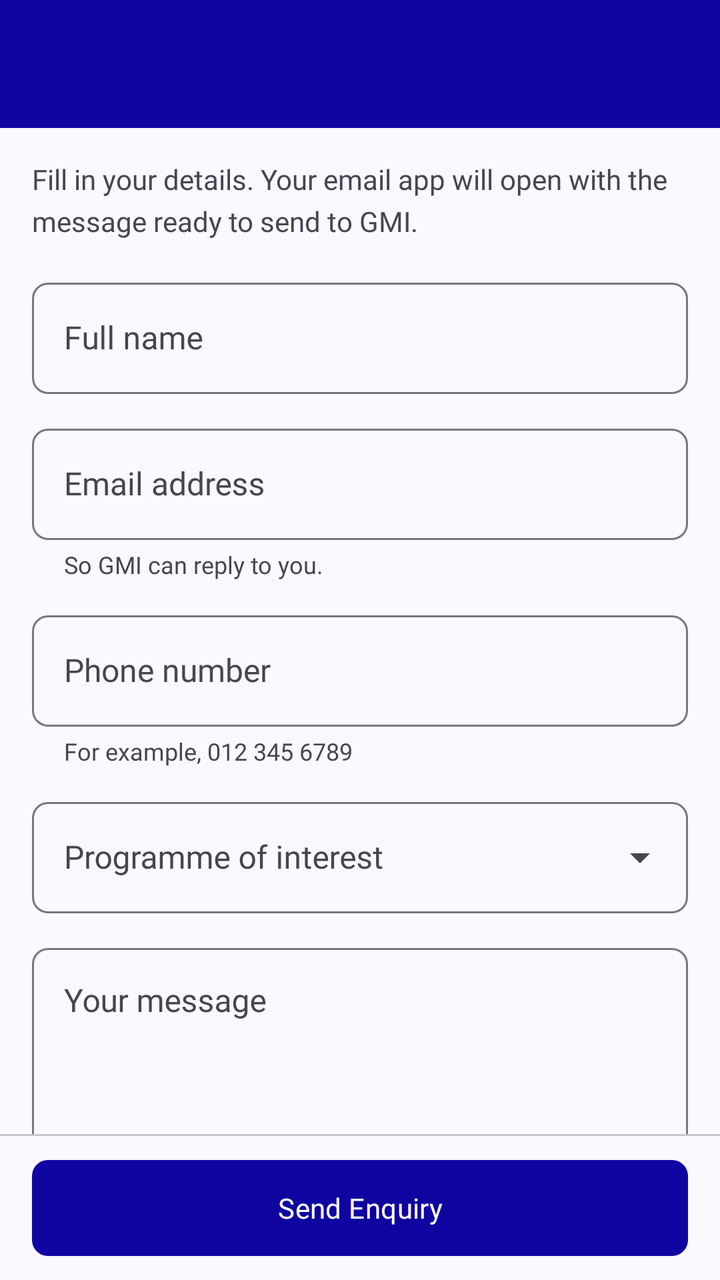
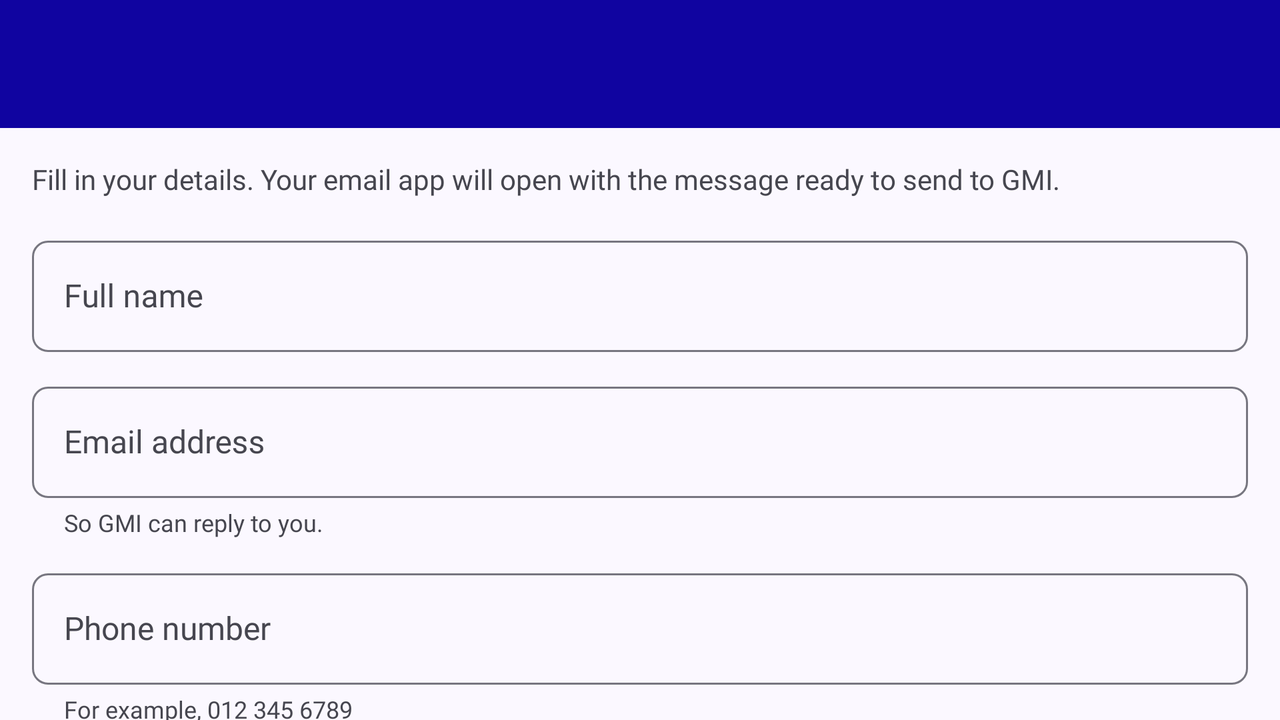

Compare how this app lays out the same screen by default and in its alternative resource folder. The renders come first, then the two layout files and the values they reference.
<!-- AndroidManifest.xml: application theme Theme.GMIPathway -->
<!-- res/layout/activity_enquiry_form.xml -->
<?xml version="1.0" encoding="utf-8"?>
<LinearLayout xmlns:android="http://schemas.android.com/apk/res/android"
    xmlns:tools="http://schemas.android.com/tools"
    android:id="@+id/main"
    android:layout_width="match_parent"
    android:layout_height="match_parent"
    android:orientation="vertical"
    tools:context=".ui.enquiry.EnquiryFormActivity">

    <include layout="@layout/view_app_bar" />

    <androidx.core.widget.NestedScrollView
        android:id="@+id/form_scroll"
        android:layout_width="match_parent"
        android:layout_height="0dp"
        android:layout_weight="1">

        <LinearLayout
            android:layout_width="match_parent"
            android:layout_height="wrap_content"
            android:orientation="vertical"
            android:padding="@dimen/screen_padding">

            <include layout="@layout/view_enquiry_form" />

        </LinearLayout>

    </androidx.core.widget.NestedScrollView>

    <com.google.android.material.divider.MaterialDivider
        android:layout_width="match_parent"
        android:layout_height="wrap_content" />

    <Button
        android:id="@+id/button_submit"
        android:layout_width="match_parent"
        android:layout_height="wrap_content"
        android:layout_marginHorizontal="@dimen/screen_padding"
        android:layout_marginVertical="@dimen/spacing_small_plus"
        android:text="@string/enquiry_submit" />

</LinearLayout>
<!-- res/layout/view_app_bar.xml (included above) -->
<?xml version="1.0" encoding="utf-8"?>
<com.google.android.material.appbar.AppBarLayout xmlns:android="http://schemas.android.com/apk/res/android"
    android:id="@+id/app_bar"
    android:layout_width="match_parent"
    android:layout_height="wrap_content"
    android:background="@color/app_bar_background">

    <include layout="@layout/view_toolbar" />

</com.google.android.material.appbar.AppBarLayout>
<!-- res/layout/view_enquiry_form.xml (included above) -->
<?xml version="1.0" encoding="utf-8"?>
<merge xmlns:android="http://schemas.android.com/apk/res/android"
    xmlns:app="http://schemas.android.com/apk/res-auto"
    xmlns:tools="http://schemas.android.com/tools"
    tools:parentTag="android.widget.LinearLayout">

    <TextView
        android:layout_width="match_parent"
        android:layout_height="wrap_content"
        android:text="@string/enquiry_intro"
        android:textAppearance="?attr/textAppearanceBodyMedium"
        android:textColor="?attr/colorOnSurfaceVariant" />

    <com.google.android.material.textfield.TextInputLayout
        android:id="@+id/name_layout"
        android:layout_width="match_parent"
        android:layout_height="wrap_content"
        android:layout_marginTop="@dimen/spacing_medium"
        android:hint="@string/enquiry_name_hint">

        <com.google.android.material.textfield.TextInputEditText
            android:id="@+id/name_input"
            android:layout_width="match_parent"
            android:layout_height="wrap_content"
            android:autofillHints="name"
            android:imeOptions="actionNext"
            android:inputType="textPersonName|textCapWords" />

    </com.google.android.material.textfield.TextInputLayout>

    <com.google.android.material.textfield.TextInputLayout
        android:id="@+id/email_layout"
        android:layout_width="match_parent"
        android:layout_height="wrap_content"
        android:layout_marginTop="@dimen/spacing_small_plus"
        android:hint="@string/enquiry_email_hint"
        app:helperText="@string/enquiry_email_helper"
        app:helperTextEnabled="true">

        <com.google.android.material.textfield.TextInputEditText
            android:id="@+id/email_input"
            android:layout_width="match_parent"
            android:layout_height="wrap_content"
            android:autofillHints="emailAddress"
            android:imeOptions="actionNext"
            android:inputType="textEmailAddress" />

    </com.google.android.material.textfield.TextInputLayout>

    <com.google.android.material.textfield.TextInputLayout
        android:id="@+id/phone_layout"
        android:layout_width="match_parent"
        android:layout_height="wrap_content"
        android:layout_marginTop="@dimen/spacing_small_plus"
        android:hint="@string/enquiry_phone_hint"
        app:helperText="@string/enquiry_phone_helper"
        app:helperTextEnabled="true">

        <com.google.android.material.textfield.TextInputEditText
            android:id="@+id/phone_input"
            android:layout_width="match_parent"
            android:layout_height="wrap_content"
            android:autofillHints="phone"
            android:imeOptions="actionNext"
            android:inputType="phone" />

    </com.google.android.material.textfield.TextInputLayout>

    <com.google.android.material.textfield.TextInputLayout
        android:id="@+id/programme_layout"
        style="@style/Widget.GMIPathway.Select"
        android:layout_width="match_parent"
        android:layout_height="wrap_content"
        android:layout_marginTop="@dimen/spacing_small_plus"
        android:hint="@string/enquiry_programme_hint">

        <com.google.android.material.textfield.MaterialAutoCompleteTextView
            android:id="@+id/programme_input"
            android:layout_width="match_parent"
            android:layout_height="wrap_content"
            android:inputType="none"
            android:saveEnabled="false" />

    </com.google.android.material.textfield.TextInputLayout>

    <com.google.android.material.textfield.TextInputLayout
        android:id="@+id/message_layout"
        android:layout_width="match_parent"
        android:layout_height="wrap_content"
        android:layout_marginTop="@dimen/spacing_small_plus"
        android:hint="@string/enquiry_message_hint"
        app:counterEnabled="false">

        <com.google.android.material.textfield.TextInputEditText
            android:id="@+id/message_input"
            android:layout_width="match_parent"
            android:layout_height="wrap_content"
            android:gravity="top"
            android:inputType="textMultiLine|textCapSentences"
            android:minLines="4" />

    </com.google.android.material.textfield.TextInputLayout>

</merge>
<!-- res/layout/view_toolbar.xml (included above) -->
<?xml version="1.0" encoding="utf-8"?>
<com.google.android.material.appbar.MaterialToolbar xmlns:android="http://schemas.android.com/apk/res/android"
    android:id="@+id/toolbar"
    style="@style/Widget.GMIPathway.AppBar"
    android:layout_width="match_parent"
    android:layout_height="?attr/actionBarSize"
    android:theme="@style/ThemeOverlay.GMIPathway.Toolbar" />
<!-- resources referenced by this layout -->
<resources>
  <color name="app_bar_background">#1004A0</color>
  <dimen name="screen_padding">@dimen/spacing_medium</dimen>
  <dimen name="spacing_medium">16dp</dimen>
  <dimen name="spacing_small_plus">12dp</dimen>
  <string name="enquiry_email_helper">So GMI can reply to you.</string>
  <string name="enquiry_email_hint">Email address</string>
  <string name="enquiry_intro">Fill in your details. Your email app will open with the message ready to send to GMI.</string>
  <string name="enquiry_message_hint">Your message</string>
  <string name="enquiry_name_hint">Full name</string>
  <string name="enquiry_phone_helper">For example, 012 345 6789</string>
  <string name="enquiry_phone_hint">Phone number</string>
  <string name="enquiry_programme_hint">Programme of interest</string>
  <string name="enquiry_submit">Send Enquiry</string>
  <style name="Theme.GMIPathway" parent="Base.Theme.GMIPathway" />
  <color name="on_app_bar">#FFFFFF</color>
  <color name="on_app_bar_muted">#D6D3FF</color>
  <style name="ShapeAppearance.GMIPathway.Control" parent="">
          <item name="cornerFamily">rounded</item>
          <item name="cornerSize">@dimen/corner_control</item>
      </style>
  <dimen name="corner_control">8dp</dimen>
  <color name="md_primary">#1004A0</color>
  <color name="md_on_primary">#FFFFFF</color>
  <color name="md_primary_container">#E1E0FF</color>
  <color name="md_on_primary_container">#0B006B</color>
  <color name="md_secondary">#5B5D72</color>
  <color name="md_on_secondary">#FFFFFF</color>
  <color name="md_secondary_container">#E0E0F9</color>
  <color name="md_on_secondary_container">#181A2C</color>
  <color name="md_error">#B3261E</color>
  <color name="md_on_error">#FFFFFF</color>
  <color name="md_error_container">#F9DEDC</color>
  <color name="md_on_error_container">#410E0B</color>
  <color name="md_tertiary">#B3122B</color>
  <color name="md_on_tertiary">#FFFFFF</color>
  <color name="md_tertiary_container">#FFDAD8</color>
  <color name="md_on_tertiary_container">#410007</color>
  <color name="md_surface">#FBF8FF</color>
  <color name="md_on_surface">#1B1B21</color>
  <color name="md_surface_variant">#E4E1EC</color>
  <color name="md_on_surface_variant">#46464F</color>
  <color name="md_outline">#777680</color>
  <color name="md_outline_variant">#C8C5D0</color>
  <color name="md_surface_container_lowest">#FFFFFF</color>
  <color name="md_surface_container_low">#F5F2FA</color>
  <color name="md_surface_container">#EFEDF4</color>
  <color name="md_surface_container_high">#E9E7EF</color>
  <color name="md_surface_container_highest">#E4E1E9</color>
  <color name="md_surface_dim">#DBD9E0</color>
  <color name="md_surface_bright">#FBF8FF</color>
  <dimen name="type_headline_large">30sp</dimen>
  <dimen name="type_headline_large_line">38sp</dimen>
  <dimen name="type_headline_medium">26sp</dimen>
  <dimen name="type_headline_medium_line">34sp</dimen>
  <dimen name="type_headline_small">22sp</dimen>
  <dimen name="type_headline_small_line">30sp</dimen>
  <dimen name="type_title_large">20sp</dimen>
  <dimen name="type_title_large_line">28sp</dimen>
  <dimen name="type_body_large">16sp</dimen>
  <dimen name="type_body_large_line">24sp</dimen>
  <dimen name="type_body_medium">14sp</dimen>
  <dimen name="type_label_large_line">20sp</dimen>
  <dimen name="type_body_medium_line">21sp</dimen>
  <dimen name="type_small">12sp</dimen>
  <dimen name="type_small_line">18sp</dimen>
  <dimen name="type_label_line">16sp</dimen>
  <dimen name="button_height">48dp</dimen>
  <style name="ShapeAppearance.GMIPathway.Card" parent="">
          <item name="cornerFamily">rounded</item>
          <item name="cornerSize">@dimen/corner_card</item>
      </style>
  <dimen name="stroke_hairline">1dp</dimen>
  <color name="brand_gold">#FFC928</color>
  <dimen name="corner_card">12dp</dimen>
  <!-- some entries are left out for length -->
</resources>
<!-- res/layout-land/activity_enquiry_form.xml (the repository's variant of the layout above) -->
<!-- drawn on the phone turned sideways -->
<?xml version="1.0" encoding="utf-8"?>
<LinearLayout xmlns:android="http://schemas.android.com/apk/res/android"
    xmlns:tools="http://schemas.android.com/tools"
    android:id="@+id/main"
    android:layout_width="match_parent"
    android:layout_height="match_parent"
    android:orientation="vertical"
    tools:context=".ui.enquiry.EnquiryFormActivity">

    <include layout="@layout/view_app_bar" />

    <androidx.core.widget.NestedScrollView
        android:id="@+id/form_scroll"
        android:layout_width="match_parent"
        android:layout_height="0dp"
        android:layout_weight="1">

        <LinearLayout
            android:layout_width="match_parent"
            android:layout_height="wrap_content"
            android:orientation="vertical"
            android:padding="@dimen/screen_padding">

            <include layout="@layout/view_enquiry_form" />

            <Button
                android:id="@+id/button_submit"
                android:layout_width="match_parent"
                android:layout_height="wrap_content"
                android:layout_marginTop="@dimen/spacing_medium"
                android:text="@string/enquiry_submit" />

        </LinearLayout>

    </androidx.core.widget.NestedScrollView>

</LinearLayout>
